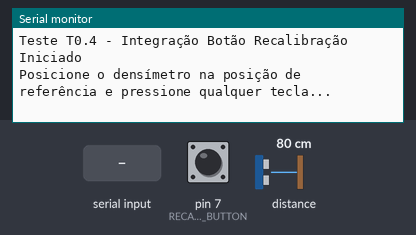
Bench run of a sketch on a simulated Arduino Uno, built with avr-gcc and run on an emulated ATmega328P. On the bench: the last lines printed to the serial monitor. The test bench sets the inputs (shaded band); at power-on: distance to the obstacle 80 cm, pin 7 (RECALIBRATE_BUTTON) HIGH.

Above: at 0.9 s.
1.0 s: "1" received over Serial
At 2.4 s:
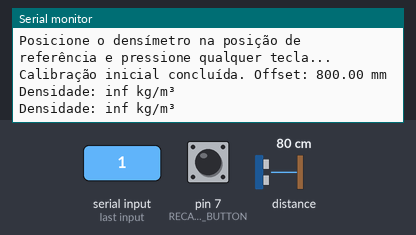
2.5 s: distance to the obstacle set to 2 cm
At 3.7 s:
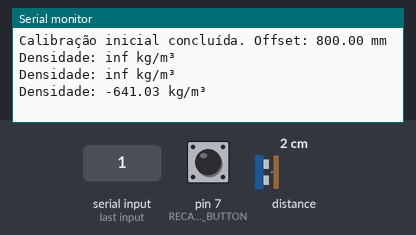
5.5 s: pin 7 (RECALIBRATE_BUTTON) pulled LOW for 1 s
At 6.8 s:
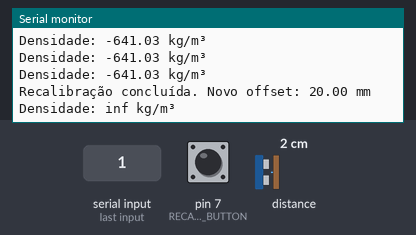
8.0 s: distance to the obstacle set to 4 cm
At 8.9 s:
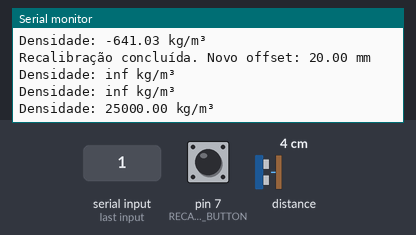
9.5 s: pin 7 (RECALIBRATE_BUTTON) pulled LOW for 1 s
At 11.3 s:
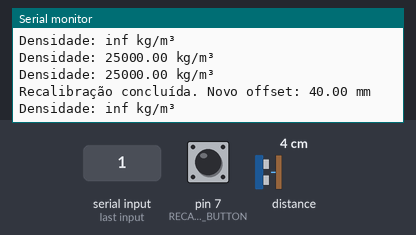

The sketch:

T0_4_Integrar_Botao_Recalibracao.ino
```cpp
// T0_4_Integrar_Botao_Recalibracao.ino
// Função: Densímetro Flutuante
// Artifact ID: c1891ed7-7286-4c61-8f79-2cdecbb355d5
// Versão: v1.0.1
// Data: 2025-04-20
// Iteração: 34
// Requisitos: RD2.3 (Interação com Usuário)
// Descrição: Integra um botão para recalibrar a posição de referência do sensor VL53L0X, exibindo densidade no Serial Monitor.
// Diretório: docs/V1.01/codes/Densimetro_Flutuante/T0_4

#include <Wire.h>
#include <VL53L0X.h>

#define RECALIBRATE_BUTTON 7 // Pino do botão de recalibração

VL53L0X sensor;
float offset = 0;
const float DENSIMETER_MASS = 50.0; // Massa do densímetro em gramas
const float DENSIMETER_AREA = 0.0001; // Área da seção transversal em m²
bool lastButtonState = HIGH;

void setup() {
  Serial.begin(9600);
  while (!Serial) {
    ;
  }
  Serial.println("Teste T0.4 - Integração Botão Recalibração Iniciado");

  pinMode(RECALIBRATE_BUTTON, INPUT_PULLUP);
  Wire.begin();
  sensor.setTimeout(500);
  if (!sensor.init()) {
    Serial.println("Erro: Falha ao inicializar o VL53L0X!");
    while (1);
  }
  sensor.startContinuous();

  Serial.println("Posicione o densímetro na posição de referência e pressione qualquer tecla...");
  while (!Serial.available());
  offset = sensor.readRangeContinuousMillimeters();
  Serial.println("Calibração inicial concluída. Offset: " + String(offset) + " mm");
}

void loop() {
  bool buttonState = digitalRead(RECALIBRATE_BUTTON);
  if (buttonState == LOW && lastButtonState == HIGH) {
    offset = sensor.readRangeContinuousMillimeters();
    Serial.println("Recalibração concluída. Novo offset: " + String(offset) + " mm");
  }
  lastButtonState = buttonState;

  uint16_t distance = sensor.readRangeContinuousMillimeters();
  if (sensor.timeoutOccurred()) {
    Serial.println("Erro: Timeout na leitura!");
  } else {
    float displacement = (distance - offset) / 1000.0; // Deslocamento em metros
    float volumeDisplaced = displacement * DENSIMETER_AREA; // Volume deslocado em m³
    float density = DENSIMETER_MASS / (volumeDisplaced * 1000); // Densidade em kg/m³

    Serial.print("Densidade: ");
    Serial.print(density);
    Serial.println(" kg/m³");
  }
  delay(1000);
}
```

Measured:
- after the input at 1.0 s, the serial monitor: prints a new line at once (image 1)
- after the input at 2.5 s, the serial monitor: prints a new line after 0.64 s (image 2)
- after the input at 5.5 s, the serial monitor: prints a new line after 0.74 s (image 3)
- after the input at 8.0 s, the serial monitor: prints a new line after 0.34 s (image 4)
- after the input at 9.5 s, the serial monitor: prints a new line after 0.91 s (image 5)
